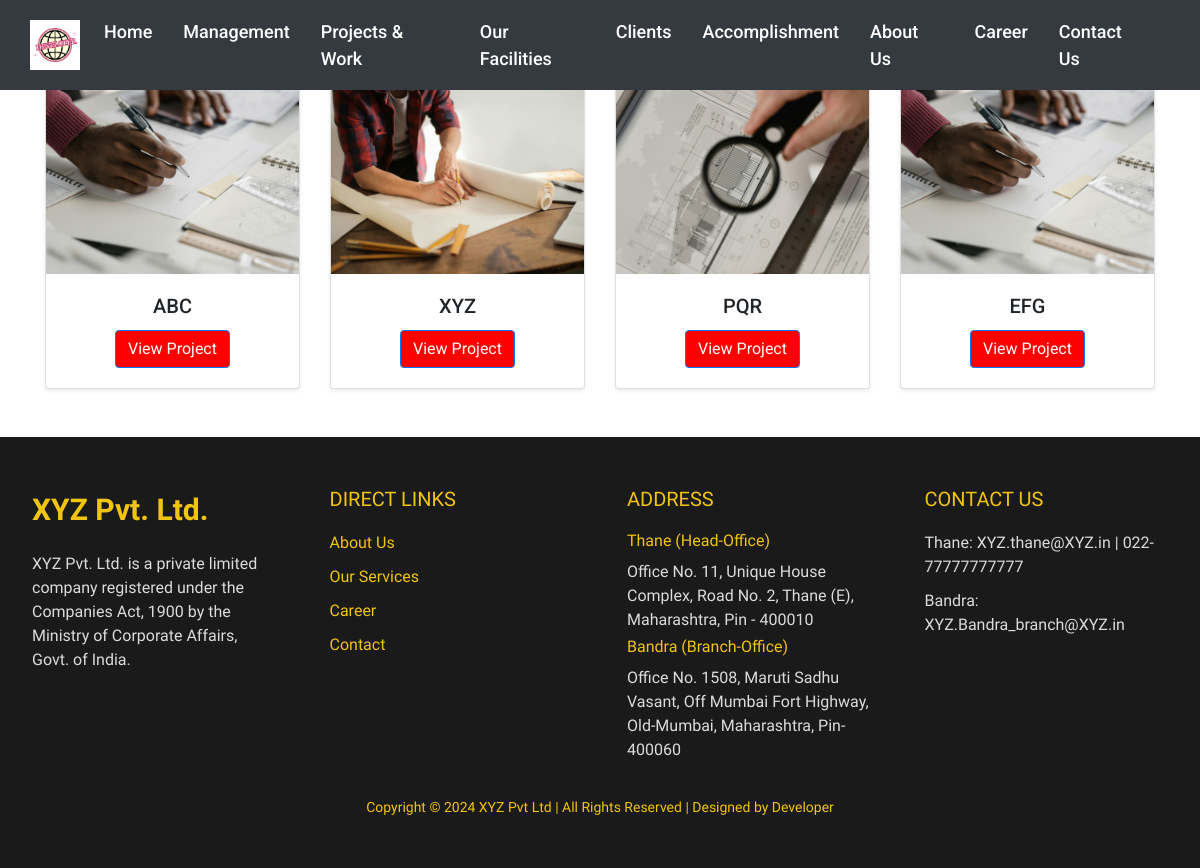
/projects/, run on the app's committed database.
### Old_One/models.py (models this page shows, shortened)
class Project(models.Model):
    name = models.CharField(max_length=200)
    description = models.TextField()
    image = models.ImageField(upload_to='projects/')
    slug = models.SlugField(unique=True, blank=True)

### Old_One/views.py (the view)
# urls.py: path("projects/",views.project_list, name="project_list"),
def project_list(request):
    projects = Project.objects.all()
    return render(request, 'project_list.html',{'projects':projects})

### Old_One/templates/project_list.html (shortened to what this page needs)
<!DOCTYPE html>
<html lang="en">
<head>
    <link href="https://cdn.jsdelivr.net/npm/bootstrap@5.3.0-alpha3/dist/css/bootstrap.min.css" rel="stylesheet">
</head>
<body>
    <div class="included-content"> {% include 'Navbar.html' %} </div>
    <div class="position-relative"><img src="../static/Project/Project_Main.jpg" alt="team" class="img-fluid" />
        <div class="text-overlay">
            <h2>Projects & Work</h2>
        </div>
    </div>
    <div class="container my-5">
        <div class="row g-4">
            {% for project in projects %}
            <div class="col-md-6 col-lg-3">
                <div class="card project-card shadow-sm">
                    <img src="{{ project.image.url }}" class="card-img-top" alt="{{ project.name }}">
                    <div class="card-body text-center">
                        <h5 class="card-title">{{ project.name }}</h5>
                        <a href="{% url 'project_detail' slug=project.slug %}" class="btn btn-primary">View Project</a>
                    </div>
                </div>
            </div>
            {% endfor %}
        </div>
    </div>
    <div class="included-content"> {% include 'Footer.html' %} </div>
</body>
</html>

### Old_One/templates/Navbar.html (shortened to what this page needs)
<!DOCTYPE html>
<html lang="en">
<head>
  <link href="https://stackpath.bootstrapcdn.com/bootstrap/4.5.2/css/bootstrap.min.css" rel="stylesheet" />
</head>
<body>
  <nav class="navbar navbar-expand-lg">
    <div class="container-fluid">
      <a class="navbar-brand" href="/"><img src="../static/logo1.png" alt="Logo" /></a>
      <div class="collapse navbar-collapse" id="navbarNav">
        <ul class="navbar-nav ml-auto">
          <li class="nav-item">
            <a class="nav-link" href="/">Home</a>
          </li>
          <li class="nav-item">
            <a class="nav-link" href="{% url 'Management' %}">Management</a>
          </li>
          <li class="nav-item">
            <a class="nav-link" href="{% url 'project_list' %}">Projects & Work</a>
          </li>
          <li class="nav-item">
            <a class="nav-link" href="{% url 'Services' %}">Our Facilities</a>
          </li>
          <li class="nav-item">
            <a class="nav-link" href="{% url 'Clients' %}">Clients</a>
          </li>
          <li class="nav-item">
            <a class="nav-link" href="{% url 'Achievements' %}">Accomplishment</a>
          </li>
          <li class="nav-item">
            <a class="nav-link" href="{% url 'About' %}">About Us</a>
          </li>
          <li class="nav-item">
            <a class="nav-link" href="{% url 'Jobs' %}">Career</a>
          </li>
          <li class="nav-item">
            <a class="nav-link" href="{% url 'Contact' %}">Contact Us</a>
          </li>
        </ul>
      </div>
    </div>
  </nav>
</body>
</html>

### Old_One/templates/Footer.html (shortened to what this page needs)
<!DOCTYPE html>
<html lang="en">
<head>
</head>
<body>
    <footer class="footer mt-4">
        <div class="row">
            <div class="column">
                <div class="logo">XYZ Pvt. Ltd.</div>
                <p>XYZ Pvt. Ltd. is a private limited company registered under the Companies Act, 1900 by the Ministry
                    of Corporate Affairs, Govt. of India.</p>
            </div>
            <div class="column">
                <h3>Direct Links</h3>
                <ul class="footer-links">
                    <li><a href="{% url 'About' %}">About Us</a></li>
                    <li><a href="{% url 'Services' %}">Our Services</a></li>
                    <li><a href="{% url 'Jobs' %}">Career</a></li>
                    <li><a href="{% url 'Contact' %}">Contact</a></li>
                </ul>
            </div>
            <div class="column">
                <h3>Address</h3>
                <div class="address">
                    <h4>Thane (Head-Office)</h4>
                    <p>Office No. 11, Unique House Complex, Road No. 2, Thane (E), Maharashtra, Pin - 400010</p>
                    <h4>Bandra (Branch-Office)</h4>
                    <p>Office No. 1508, Maruti Sadhu Vasant, Off Mumbai Fort Highway, Old-Mumbai, Maharashtra, Pin-400060
                    </p>
                </div>
            </div>
            <div class="column">
                <h3>Contact Us</h3>
                <p>Thane: XYZ.thane@XYZ.in | 022-77777777777</p>
                <p>Bandra: XYZ.Bandra_branch@XYZ.in</p>
            </div>
        </div>
        <div class="footer-bottom">
           Copyright &copy; 2024 XYZ Pvt Ltd | All Rights Reserved | Designed by Developer
        </div>
    </footer>
</body>
</html>

### Old_One/templates/project_list.html (style rules this page uses)
body, html { margin: 0; padding: 0; overflow-x: hidden; font-family: 'Asap', sans-serif; }
.text-overlay { position: absolute; top: 50%; left: 50%; transform: translate(-50%, -50%); color: white; text-align: center; }
.text-overlay h2 { font-size: 3.5rem; margin: 0; text-shadow: 4px 4px 6px rgba(255, 0, 0, 0.5); animation: fadeInDown 1.5s ease-in-out; }
.project-card img { height: 200px; object-fit: cover; }
.project-card .btn { background-color: red; color: white; transition: background-color 0.3s ease; }

### Old_One/templates/Navbar.html (style rules this page uses)
body, html { font-family: 'Roboto', sans-serif; margin: 0; padding: 0; overflow-x: hidden; }
.navbar { position: fixed; top: 0; width: 100%; z-index: 1000; background-color: #343a40; padding: 10px 15px; transition: background-color 0.3s; }
.navbar-brand img { max-height: 50px; width: auto; }
.navbar-nav .nav-item { margin-right: 15px; }
.navbar-nav .nav-link { color: white !important; font-size: 18px; font-weight: 500; padding: 8px 12px; border-radius: 4px; transition: background-color 0.3s, color 0.3s; }
.navbar-collapse { justify-content: flex-end; }

### Old_One/templates/Footer.html (style rules this page uses)
.footer { color: white; background-color: #1a1a1a; padding: 50px 20px; position: relative; font-family: "Asap", sans-serif; }
.footer h3 { color: #f1c40f; margin-bottom: 20px; font-size: 20px; text-transform: uppercase; }
.footer p { margin-bottom: 10px; color: #dcdcdc; }
.footer a { color: #f1c40f; text-decoration: none; transition: color 0.3s; }
.footer .logo { font-size: 30px; font-weight: bold; color: #f1c40f; margin-bottom: 20px; }
.footer .footer-links, .footer .contact-info { list-style-type: none; padding: 0; }
.footer .footer-links li, .footer .contact-info li { margin-bottom: 10px; }
.footer .column { margin-bottom: 20px; }
.footer .address h4 { color: #f1c40f; margin-bottom: 10px; font-size: 16px; }
.footer .address p { margin-bottom: 5px; color: #dcdcdc; }
.footer-bottom { text-align: center; margin-top: 30px; font-size: 14px; color: #f1c40f; }
@media (min-width: 768px) { .footer .row { display: flex; justify-content: space-between; } }
@media (min-width: 768px) { .footer .column { flex: 1; margin: 0 15px; } }

### data on the page
Project: image (picture), name "ABC"
Project: image (picture), name "XYZ"
Project: image (picture), name "PQR"
Project: image (picture), name "EFG"
